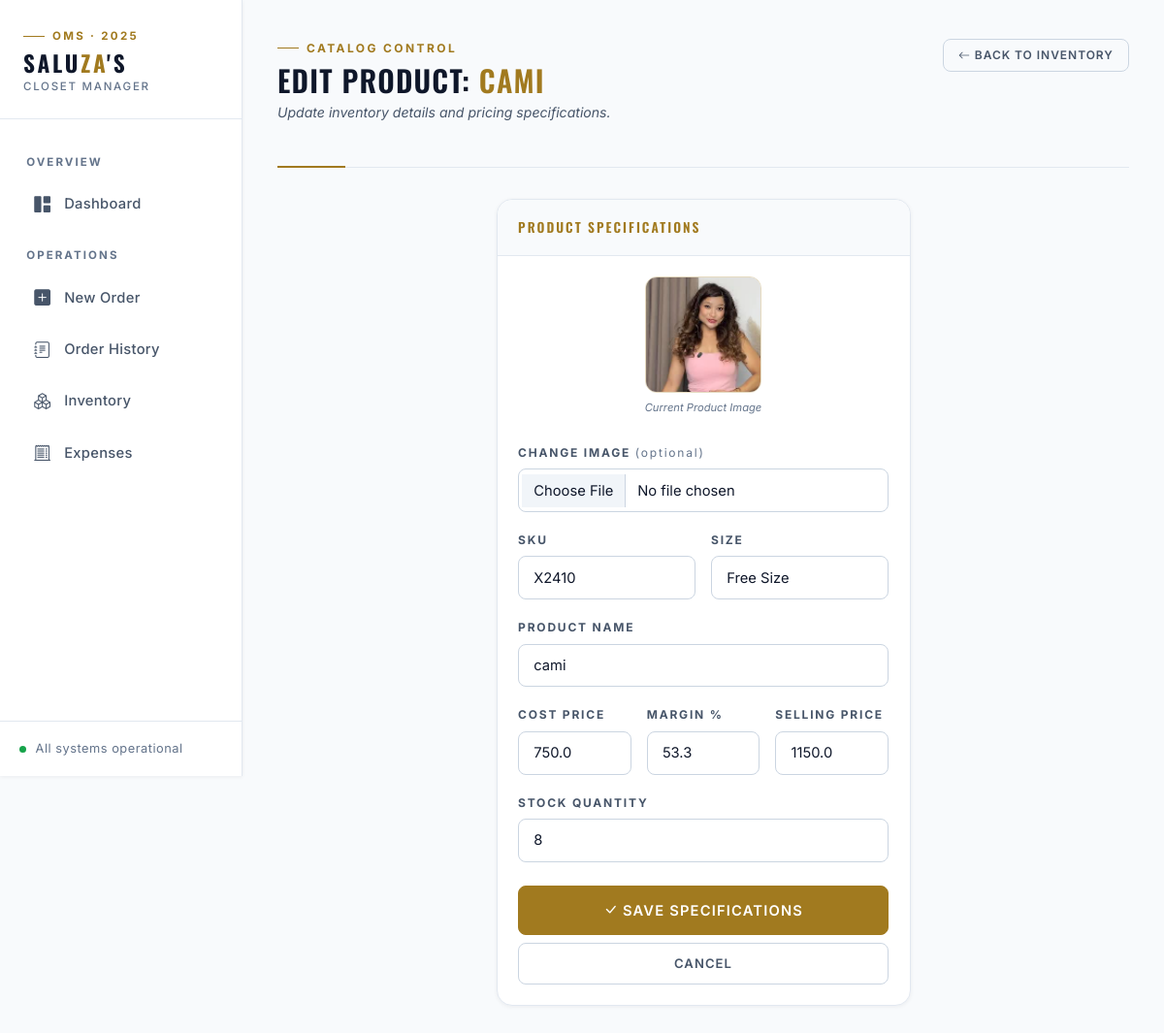
The app's page /edit_product/205, older data.
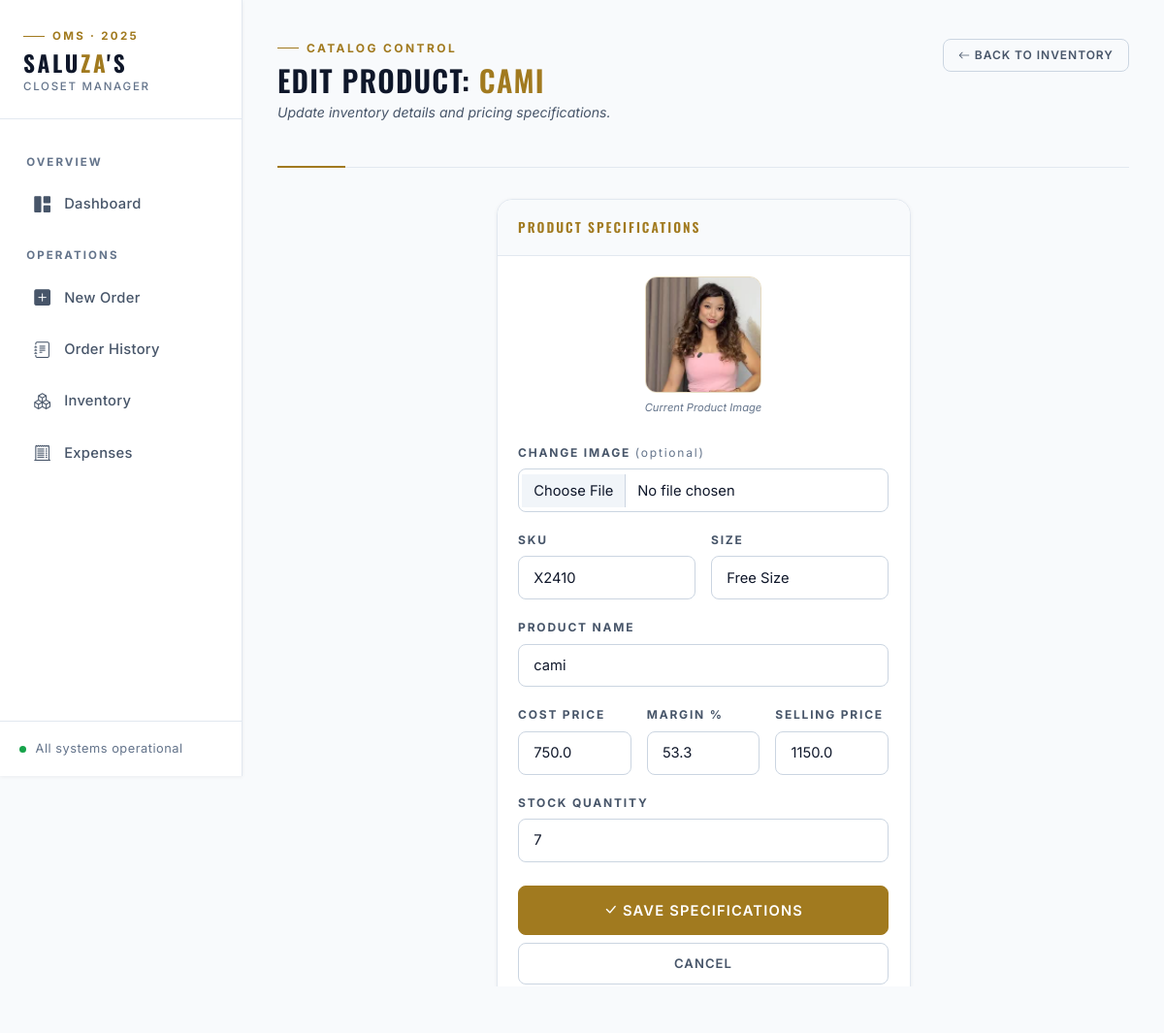
The same page, newer data.
### app.py (models this page shows)
class Product(db.Model):
    id = db.Column(db.Integer, primary_key=True)
    sku = db.Column(db.String(50), unique=True, nullable=True)
    name = db.Column(db.String(100), nullable=False)
    size = db.Column(db.String(10), nullable=False)
    cost_price = db.Column(db.Float, default=0.0)
    price = db.Column(db.Float, nullable=False)
    stock = db.Column(db.Integer, default=0)
    image = db.Column(db.String(100), nullable=True)

### app.py (the view, shortened to what this page needs)
@app.route('/edit_product/<int:id>', methods=['GET', 'POST'])
def edit_product(id):
    product = Product.query.get_or_404(id)
    return render_template('edit_product.html', p=product)

### templates/edit_product.html (shortened to what the changed rows need)
{% extends "layout.html" %}
{% block content %}
<div class="page-header">
    <div>
        <h1>Edit Product: <span class="gold">{{ p.name }}</span></h1>
    </div>
</div>
<div class="row justify-content-center">
    <div class="col-md-7 col-lg-6">
        <div class="card">
            <div class="card-body">
                <form method="POST" enctype="multipart/form-data">
                    {% if p.image %}
                    <div class="text-center mb-4">
                        <img src="{{ url_for('static', filename='uploads/' + p.image) }}"
                            style="width: 120px; height: 120px; object-fit: cover; border-radius: var(--r-md); border: 1px solid var(--line);">
                        <div
                            style="font-size: 0.7rem; color: var(--text-tertiary); margin-top: 0.4rem; font-style: italic;">
                            Current Product Image</div>
                    </div>
                    {% endif %}
                    <div class="row mb-3 g-3">
                        <div class="col">
                            <label class="form-label">SKU</label>
                            <input type="text" name="sku" class="form-control" value="{{ p.sku if p.sku else '' }}">
                        </div>
                        <div class="col">
                            <label class="form-label">Size</label>
                            <input type="text" name="size" class="form-control" value="{{ p.size }}" required>
                        </div>
                    </div>
                    <div class="mb-3">
                        <label class="form-label">Product Name</label>
                        <input type="text" name="name" class="form-control" value="{{ p.name }}" required>
                    </div>
                    <div class="row mb-3 g-3">
                        <div class="col-4">
                            <label class="form-label">Cost Price</label>
                            <input type="number" name="cost_price" id="costPriceInput" class="form-control" step="0.01"
                                value="{{ p.cost_price }}" required>
                        </div>
                        <div class="col-4">
                            <label class="form-label">Selling Price</label>
                            <input type="number" name="price" id="sellingPriceInput" class="form-control" step="0.01"
                                value="{{ p.price }}" required>
                        </div>
                    </div>
                    <div class="mb-4">
                        <label class="form-label">Stock Quantity</label>
                        <input type="number" name="stock" class="form-control" value="{{ p.stock }}" required>
                    </div>
                </form>
            </div>
        </div>
    </div>
</div>
{% endblock %}

Row changes from the older to the newer data that the page shows:
changed Product "CAMI": stock "8" → "7"
